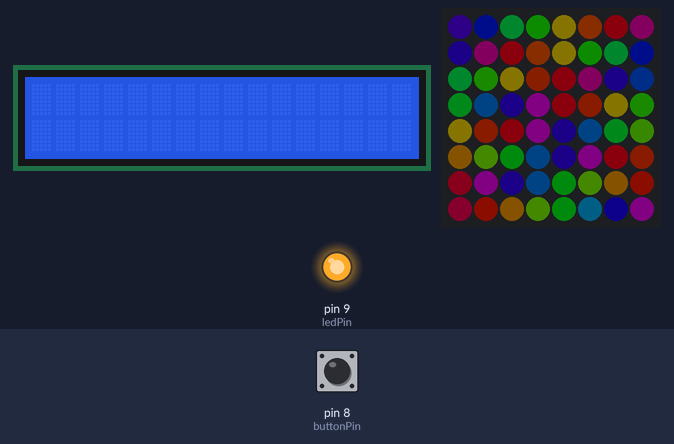
Simulated run of this sketch. Board: Arduino Uno, built with avr-gcc and run on an emulated ATmega328P. Parts: 16×2 character LCD, 8×8 RGB LED matrix (first LED top left, wired row by row), output pins drawn as LEDs (lit = HIGH). Inputs (shaded band) come from the test bench; at power-on: pin 8 (buttonPin) LOW. Dim RGB values are drawn brighter than linear.

Above: at 1.2 s.
1.3 s: pin 8 (buttonPin) pulled HIGH for 0.15 s
At 1.7 s:
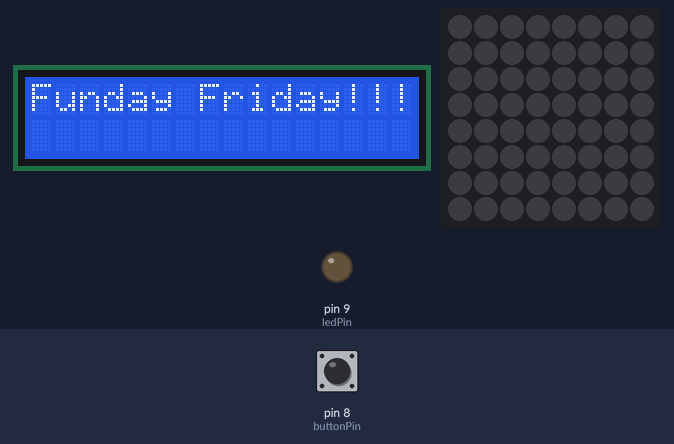
2.0 s: pin 8 (buttonPin) pulled HIGH for 1 s
At 3.22 s:
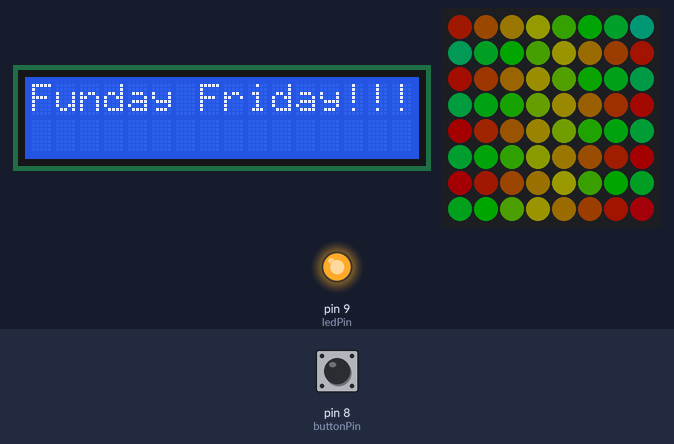
3.6 s: pin 8 (buttonPin) pulled HIGH for 0.15 s
At 4.23 s:
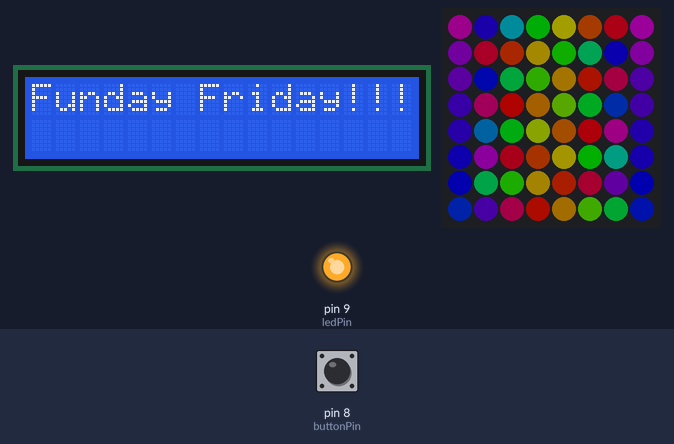
4.3 s: pin 8 (buttonPin) pulled HIGH for 0.15 s
At 4.93 s:
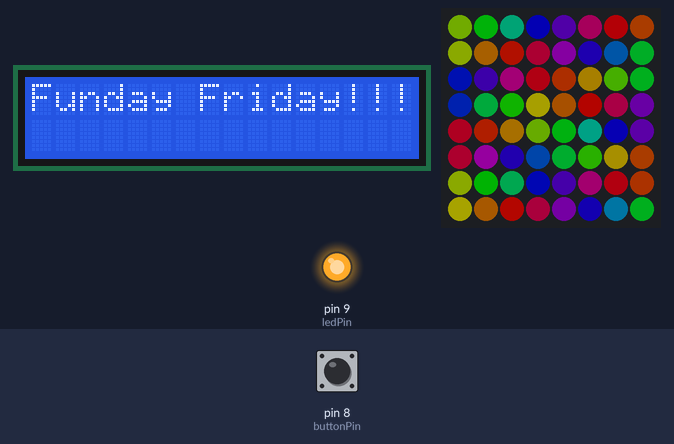
5.0 s: pin 8 (buttonPin) pulled HIGH for 3.2 s
At 8.69 s:
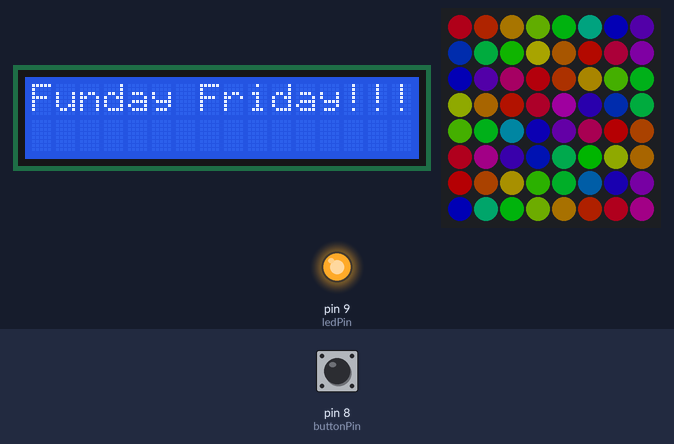
8.8 s: pin 8 (buttonPin) pulled HIGH for 1 s
At 11.04 s:
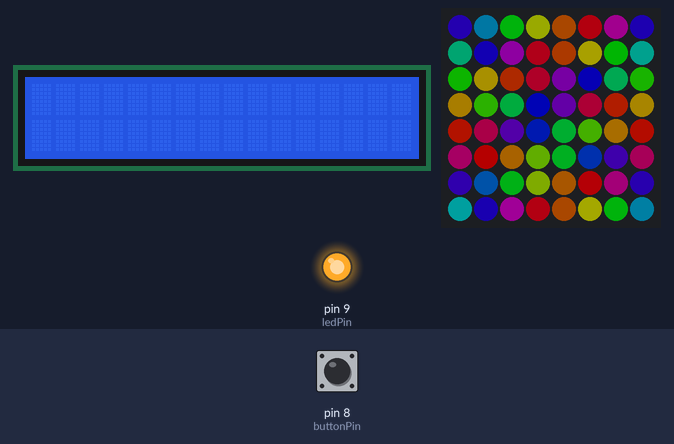
Timing chart, 0 to 12.5 s (numbered marks = the images above; inputs shaded):
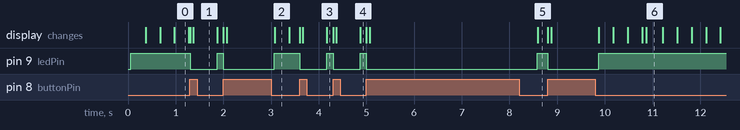

Measured:
- after the input at 1.3 s, pin 9 (ledPin): HIGH → LOW at once, → HIGH 0.57 s later
- after the input at 2.0 s, pin 9 (ledPin): HIGH → LOW at once, → HIGH 1.1 s later
- after the input at 3.6 s, pin 9 (ledPin): HIGH → LOW at once, → HIGH 0.57 s later
- after the input at 4.3 s, pin 9 (ledPin): HIGH → LOW at once, → HIGH 0.57 s later
- after the input at 5.0 s, pin 9 (ledPin): HIGH → LOW at once, → HIGH 3.6 s later
- after the input at 8.8 s, pin 9 (ledPin): HIGH → LOW at once, → HIGH 1.1 s later

The sketch:

Ardler_Community_Sprint.ino
```cpp
// include the library code:
#include <LiquidCrystal.h>

const int buttonPin = 8;     // the number of the pushbutton pin
const int ledPin =  9;      // the number of the LED pin


// initialize the library with the numbers of the interface pins
LiquidCrystal lcd(12, 11, 5, 4, 3, 2);

int buttonState = 0;         // variable for reading the pushbutton status
int status = 1;

//FAST LED STUFF BELOW HERE

#include <FastLED.h>

#define LED_PIN  6

#define COLOR_ORDER GRB
#define CHIPSET     WS2811

#define BRIGHTNESS 64

// Params for width and height
const uint8_t kMatrixWidth = 8;
const uint8_t kMatrixHeight = 8;

// Param for different pixel layouts
const bool    kMatrixSerpentineLayout = false;

uint16_t XY( uint8_t x, uint8_t y)
{
  uint16_t i;

  if( kMatrixSerpentineLayout == false) {
    i = (y * kMatrixWidth) + x;
  }

  if( kMatrixSerpentineLayout == true) {
    if( y & 0x01) {
      // Odd rows run backwards
      uint8_t reverseX = (kMatrixWidth - 1) - x;
      i = (y * kMatrixWidth) + reverseX;
    } else {
      // Even rows run forwards
      i = (y * kMatrixWidth) + x;
    }
  }

  return i;
}

#define NUM_LEDS (kMatrixWidth * kMatrixHeight)
CRGB leds_plus_safety_pixel[ NUM_LEDS + 1];
CRGB* leds( leds_plus_safety_pixel + 1);

uint16_t XYsafe( uint8_t x, uint8_t y)
{
  if( x >= kMatrixWidth) return -1;
  if( y >= kMatrixHeight) return -1;
  return XY(x,y);
}

void setup() {

  FastLED.addLeds<CHIPSET, LED_PIN, COLOR_ORDER>(leds, NUM_LEDS).setCorrection(TypicalSMD5050);
  FastLED.setBrightness( BRIGHTNESS );

  // set up the LCD's number of columns and rows:
  lcd.begin(16, 2);
  // Print a message to the LCD.
  //lcd.print("Funday Friday!!!");

  // initialize the LED pin as an output:
  pinMode(ledPin, OUTPUT);
  // initialize the pushbutton pin as an input:
  pinMode(buttonPin, INPUT);


}

void loop() {


  // read the state of the pushbutton value:
  buttonState = digitalRead(buttonPin);

  //digitalWrite(3, HIGH);   // turn the LED on (HIGH is the voltage level)
  //delay(200);              // wait for a second

  // check if the pushbutton is pressed.
  // if it is, the buttonState is HIGH:


  if (buttonState == HIGH) {
    // turn LED on:
    digitalWrite(ledPin, LOW);


    if (status == 1) {

      lcd.begin(16, 2);
      lcd.print("Funday Friday!!!");
      status = 0;

    } else {

  // Now turn the LED off, then pause
  FastLED.clear();
  FastLED.show();
  delay(500);

    }


  } else {
    // turn LED off:
    digitalWrite(ledPin, HIGH);
    lcd.print(" ");
    status = 1;

    //FAST LED STUFF BELOW HERE
    uint32_t ms = millis();
    int32_t yHueDelta32 = ((int32_t)cos16( ms * (27/1) ) * (350 / kMatrixWidth));
    int32_t xHueDelta32 = ((int32_t)cos16( ms * (39/1) ) * (310 / kMatrixHeight));
    DrawOneFrame( ms / 65536, yHueDelta32 / 32768, xHueDelta32 / 32768);
    if( ms < 5000 ) {
      FastLED.setBrightness( scale8( BRIGHTNESS, (ms * 256) / 5000));
    } else {
      FastLED.setBrightness(BRIGHTNESS);
    }
    FastLED.show();
  }

}

void DrawOneFrame( byte startHue8, int8_t yHueDelta8, int8_t xHueDelta8)
{
  byte lineStartHue = startHue8;
  for( byte y = 0; y < kMatrixHeight; y++) {
    lineStartHue += yHueDelta8;
    byte pixelHue = lineStartHue;
    for( byte x = 0; x < kMatrixWidth; x++) {
      pixelHue += xHueDelta8;
      leds[ XY(x, y)]  = CHSV( pixelHue, 255, 255);
    }
  }
}
```
